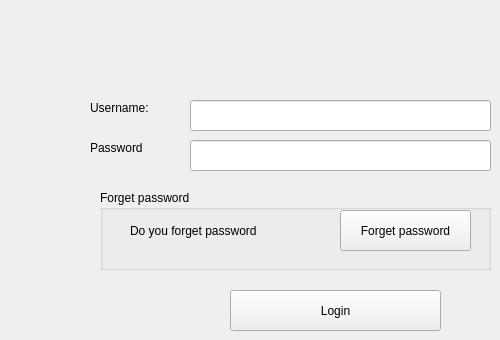
    <widget class="QWidget" name="tab_19">
     <attribute name="title">
      <string>Page</string>
     </attribute>
     <widget class="QPushButton" name="pushButton_28">
      <property name="geometry">
       <rect>
        <x>230</x>
        <y>290</y>
        <width>211</width>
        <height>41</height>
       </rect>
      </property>
      <property name="text">
       <string>Login</string>
      </property>
     </widget>
     <widget class="QLineEdit" name="lineEdit_46">
      <property name="geometry">
       <rect>
        <x>190</x>
        <y>100</y>
        <width>301</width>
        <height>31</height>
       </rect>
      </property>
     </widget>
     <widget class="QLabel" name="label_14">
      <property name="geometry">
       <rect>
        <x>90</x>
        <y>100</y>
        <width>81</width>
        <height>16</height>
       </rect>
      </property>
      <property name="text">
       <string>Username: </string>
      </property>
     </widget>
     <widget class="QLineEdit" name="lineEdit_50">
      <property name="geometry">
       <rect>
        <x>190</x>
        <y>140</y>
        <width>301</width>
        <height>31</height>
       </rect>
      </property>
     </widget>
     <widget class="QLabel" name="label_15">
      <property name="geometry">
       <rect>
        <x>90</x>
        <y>140</y>
        <width>81</width>
        <height>16</height>
       </rect>
      </property>
      <property name="text">
       <string>Password</string>
      </property>
     </widget>
     <widget class="QGroupBox" name="groupBox_5">
      <property name="geometry">
       <rect>
        <x>100</x>
        <y>190</y>
        <width>391</width>
        <height>80</height>
       </rect>
      </property>
      <property name="title">
       <string>Forget password</string>
      </property>
      <widget class="QPushButton" name="pushButton_29">
       <property name="geometry">
        <rect>
         <x>240</x>
         <y>20</y>
         <width>131</width>
         <height>41</height>
        </rect>
       </property>
       <property name="text">
        <string>Forget password</string>
       </property>
      </widget>
      <widget class="QLabel" name="label_16">
       <property name="geometry">
        <rect>
         <x>30</x>
         <y>30</y>
         <width>171</width>
         <height>21</height>
        </rect>
       </property>
       <property name="text">
        <string>Do you forget password</string>
       </property>
      </widget>
     </widget>
    </widget>
